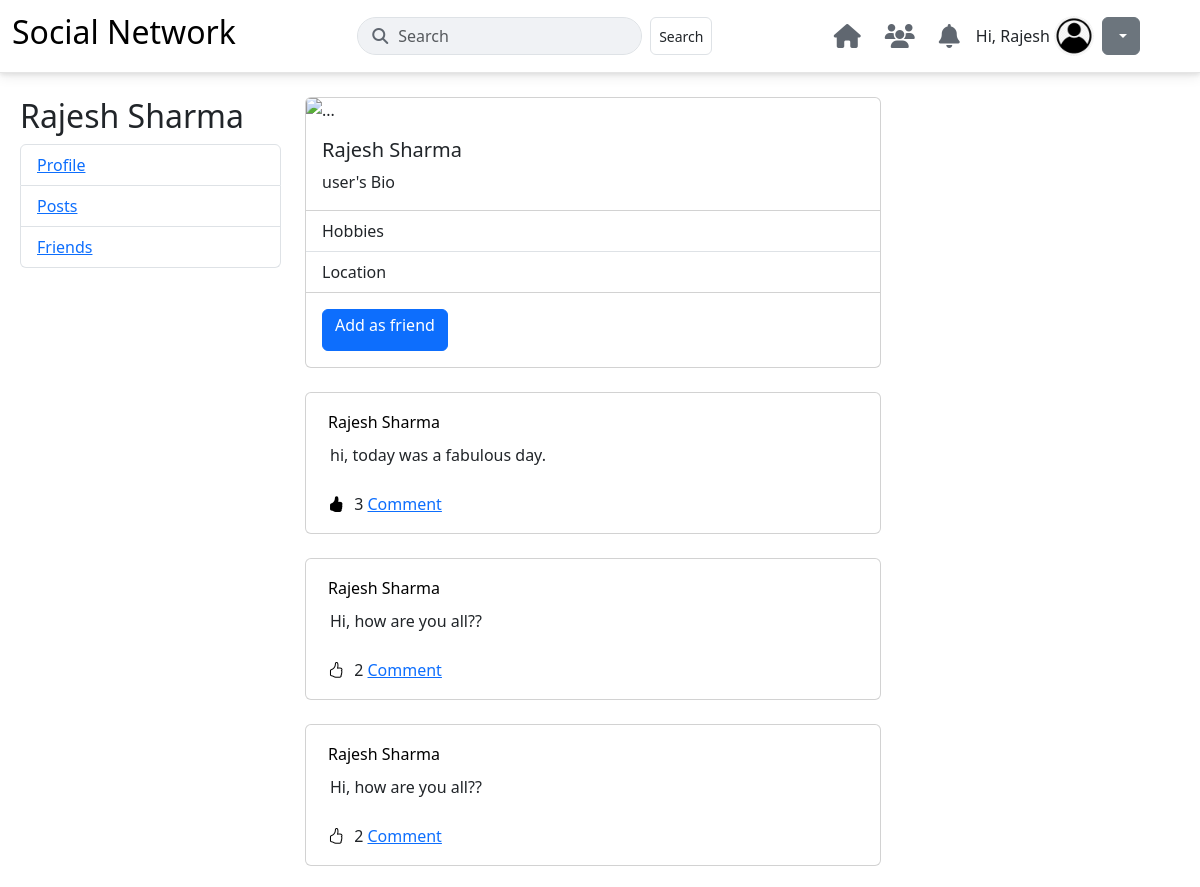
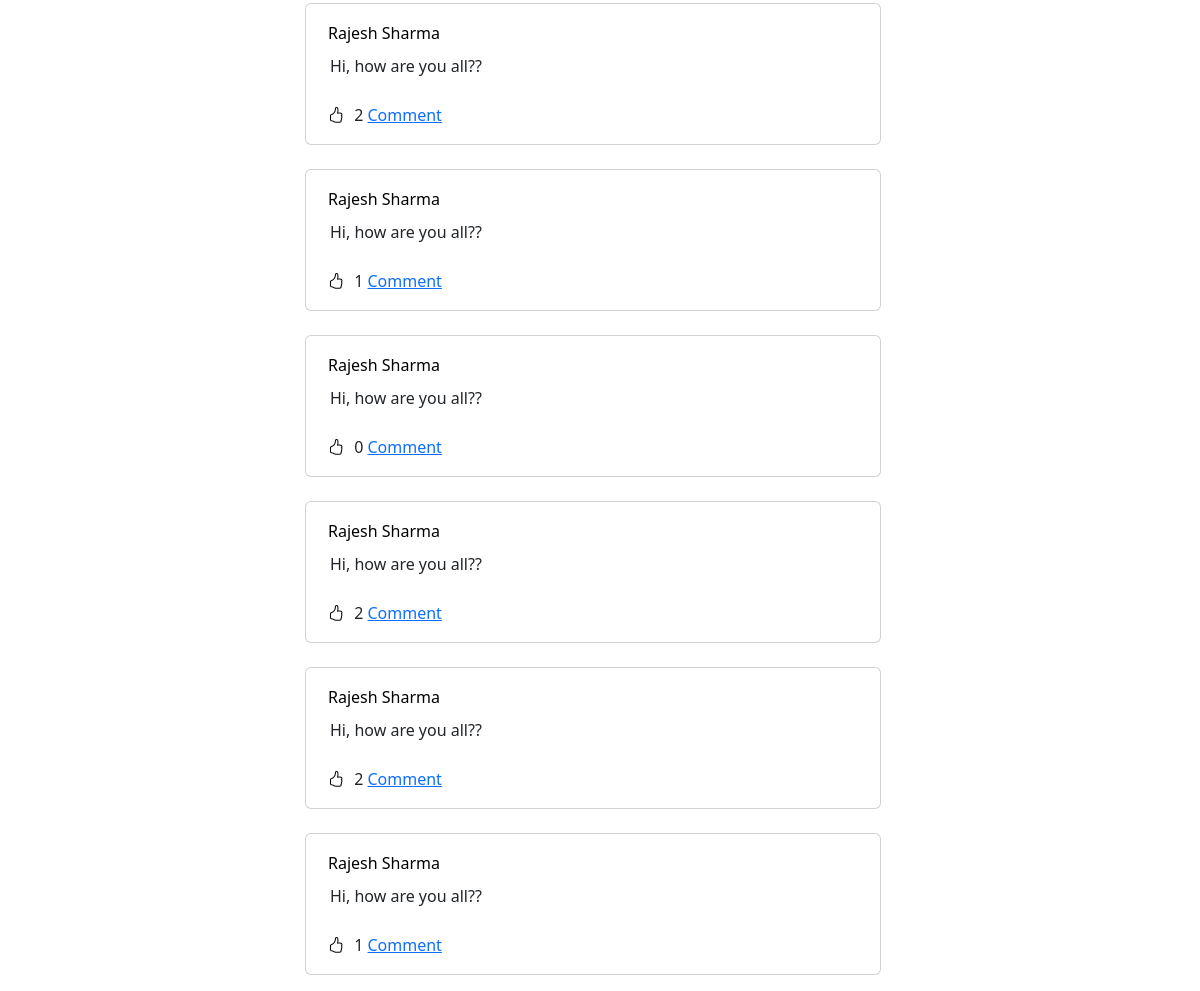
Before: /otheruserprofile/ (signed in) with the older database file (2 pictures, top to bottom).
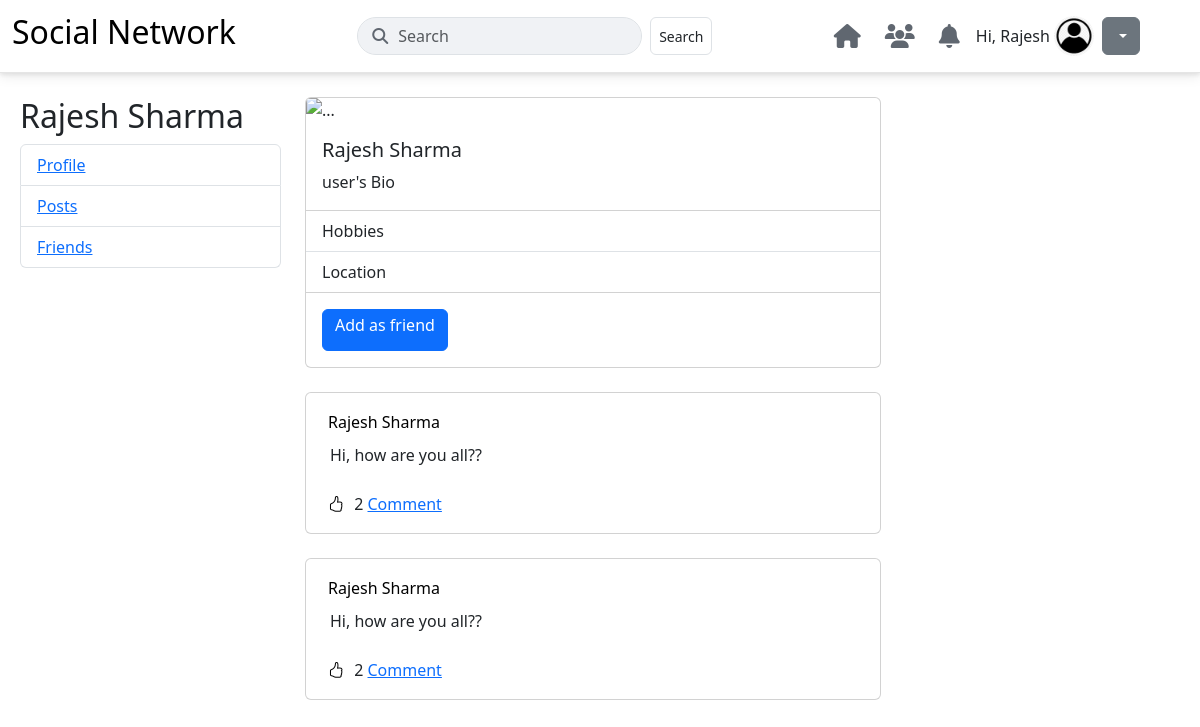
After: the same page with the newer database file.
### user_profile/models.py (models this page shows, shortened)
class UserPost(models.Model):
    user = models.ForeignKey(AppUser, on_delete=models.CASCADE, related_name='posts')
    post_content = models.TextField()

class AppUser(AbstractUser):
    GENDER_CHOICES = [
        ('M', 'Male'),
        ('F', 'Female'),
        ('O', 'Other'),
    ]
    username = models.CharField(max_length=150, unique=True, blank=True, null=True)
    USERNAME_FIELD = 'email'
    REQUIRED_FIELDS = ['first_name', 'last_name', 'phone']
    gender = models.CharField(
        max_length=1,
        choices=GENDER_CHOICES,
        blank=True,
        null=True
    )
    birthday = models.DateField(null=True, blank=True)
    phone = models.CharField(max_length=15, unique=True)
    email = models.EmailField(unique=True, blank=False, null=False)
    groups = models.ManyToManyField(
        'auth.Group',
        related_name='appuser_set',
        blank=True,
        help_text='The groups this user belongs to. A user will get all permissions granted to each of their groups.',
        verbose_name='groups',
    )
    user_permissions = models.ManyToManyField(
        'auth.Permission',
        related_name='appuser_permissions_set',
        blank=True,
        help_text='Specific permissions for this user.',
        verbose_name='user permissions',
    )
    def __str__(self):
        return self.first_name

### user_profile/views.py (the view, shortened to what this page needs)
# urls.py: path('otheruserprofile/', views.OtherUserProfile.as_view(), name='otheruserprofile'),
class OtherUserProfile(View):
    def get(self, request):
        other_user_id = request.session.get('otheruser')
        print(other_user_id)
        user_id = request.session.get('user')
        print(user_id)
        if not other_user_id:
            return redirect('home')
        try:
            user = AppUser.objects.get(id=user_id)
            print(user)
            other_user = AppUser.objects.get(id=other_user_id)
            print(other_user)
            posts = UserPost.objects.filter(user_id=other_user_id).order_by('-id').annotate(like_count=(Count('likes')))
            liked_post_ids = PostLike.objects.filter(user=user).values_list('post_id', flat=True)
            request_sent = FriendRequest.objects.filter(user=user, other_user=other_user).exists()
            return render (request, 'otheruserprofile.html', {'otheruser' : other_user, 'posts': posts, 'liked_post_ids': liked_post_ids, 'request_sent': request_sent})
        except AppUser.DoesNotExist:
            return redirect('home')

### user_profile/templates/otheruserprofile.html (shortened to what this page needs)
{% extends 'base.html' %} {% block content %}
<div class="container ms-2">
  <div class="row">
    <div class="col-3 mt-4">
      {% if request.session.user %}
      <h2>
        {{ request.session.user_first_name}}{{request.session.user_last_name}}
      </h2>
      <ul class="list-group">
        <li class="list-group-item"><a href="/profile/">Profile</a></li>
        <li class="list-group-item"><a href="/profile/">Posts</a></li>
        <li class="list-group-item"><a href="/friends/">Friends</a></li>
      </ul>
    </div>
    {% endif %}
    <div class="col-6 mt-4">
      <div class="mb-3">
        <div class="profiledetails">
          <div class="card" style="width: 36rem">
            <img src="..." class="card-img-top" alt="..." />
            <div class="card-body">
              <h5 class="card-title">
                {{otheruser.first_name}} {{otheruser.last_name}}
              </h5>
              <p class="card-text">user's Bio</p>
            </div>
            <ul class="list-group list-group-flush">
              <li class="list-group-item">Hobbies</li>
              <li class="list-group-item">Location</li>
            </ul>
            <div class="card-body">
              {% if request_sent %}
              <button
                class="btn btn-secondary friend-req-btn"
                data-other-user-id="{{ otheruser.id }}"
              >
                <h6>Requested</h6>
              </button>
              {% else %}
              <button
                class="btn btn-primary friend-req-btn"
                data-other-user-id="{{ otheruser.id }}"
              >
                <h6>Add as friend</h6>
              </button>
              {% endif %}
            </div>
          </div>
        </div>
        <div class="userposts">
          {% for post in posts %}
          <div class="card mt-4" style="width: 36rem">
            <div class="card-body">
              <form action="/otheruserprofile/" method="post">
                <button
                  type="submit"
                  style="border: none; background-color: transparent"
                >
                  {{post.user}} {{post.user.last_name}}
                </button>
              </form>
              <p class="card-text p-2">{{ post.post_content }}</p>
              <button
                class="like-btn"
                style="border: none; background-color: transparent"
                data-post-id="{{post.id}}"
              >
                {% if post.id in liked_post_ids %}
                <i class="bi bi-hand-thumbs-up-fill"></i>
                {% else %} <i class="bi bi-hand-thumbs-up"></i> {% endif %}
              </button>
              <span id="like-count-{{ post.id }}">{{post.like_count}}</span>
              <a href="#" class="card-link">Comment</a>
            </div>
          </div>
          {% endfor %}
        </div>
      </div>
    </div>
  </div>
</div>
{% endblock %}

Changed rows visible on the page:
removed UserPost: user "Rajesh", user.last_name "Sharma", post_content "hi, today was a fabulous day.", like_count "3"
removed UserPost: user "Rajesh", user.last_name "Sharma", post_content "Hi, how are you all??", like_count "2"
removed UserPost: user "Rajesh", user.last_name "Sharma", post_content "Hi, how are you all??", like_count "1"
removed UserPost: user "Rajesh", user.last_name "Sharma", post_content "Hi, how are you all??", like_count "0"
removed UserPost: user "Rajesh", user.last_name "Sharma", post_content "Hi, how are you all??", like_count "2"
removed UserPost: user "Rajesh", user.last_name "Sharma", post_content "Hi, how are you all??", like_count "2"
removed UserPost: user "Rajesh", user.last_name "Sharma", post_content "Hi, how are you all??", like_count "1"
